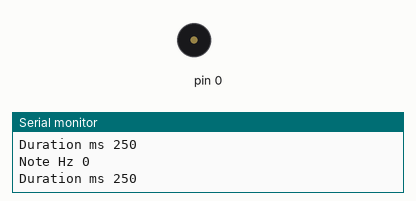
This sketch was run on a simulated Arduino Uno, built for the host (arithmetic inside an expression is 32-bit, double 64-bit). Shown: buzzer (waves = sounding), the last lines printed to the serial monitor.

Above: at 1.4 s.
At 4.67 s:
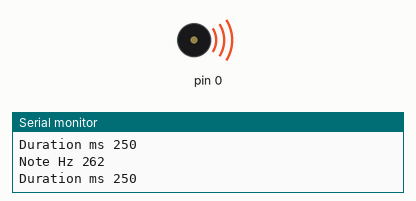
Timing chart, 0 to 5.2 s (numbered marks = the images above):
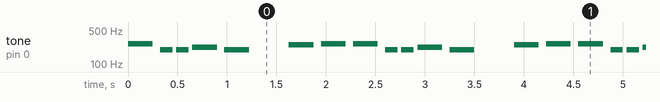

The sketch:

hl_ultra_beeper_check.ino
```cpp
// (licence header left out)
// Подключение файла с нотами
#include "pitches.h"

// Вывод звукового излучателя
const uint8_t BEEPER_PIN = PA0;

// Порядок нот в мелодии
int melody[] = {
  NOTE_C4, NOTE_G3, NOTE_G3, NOTE_A3, NOTE_G3, 0, NOTE_B3, NOTE_C4
};

// Длительность нот. 4 - четвертные, 8 - восьмые, и тд.
int note_durations[] = {
  4, 8, 8, 4, 4, 4, 4, 4
};

void setup() {
  // Настройка скорости отладочного порта
  Serial.begin(115200);
}

void loop() {
  // Проход по всем нотам мелодии
  for (int current_note = 0; current_note < 8; current_note++) {
    // Вычисление продолжительности ноты через длительность
    int note_duration = 1000 / note_durations[current_note];
    // Звучание текущей ноты
    tone(BEEPER_PIN, melody[current_note], note_duration);

    Serial.print("Note Hz "); Serial.println(melody[current_note]);
    Serial.print("Duration ms "); Serial.println(note_duration);
    Serial.println();

    // Пауза для нормально восприятия нот составляет примерно 30% от их продолжительности
    int pause_btw_notes = note_duration * 1.30;
    delay(pause_btw_notes);

    // Прекращение звучания ноты
    noTone(BEEPER_PIN);
  }
}
```

pitches.h
```cpp
#pragma once

// Частоты нот в Герцах
#define NOTE_B0  31
#define NOTE_C1  33
#define NOTE_CS1 35
#define NOTE_D1  37
#define NOTE_DS1 39
#define NOTE_E1  41
#define NOTE_F1  44
#define NOTE_FS1 46
#define NOTE_G1  49
#define NOTE_GS1 52
#define NOTE_A1  55
#define NOTE_AS1 58
#define NOTE_B1  62
#define NOTE_C2  65
#define NOTE_CS2 69
#define NOTE_D2  73
#define NOTE_DS2 78
#define NOTE_E2  82
#define NOTE_F2  87
#define NOTE_FS2 93
#define NOTE_G2  98
#define NOTE_GS2 104
#define NOTE_A2  110
#define NOTE_AS2 117
#define NOTE_B2  123
#define NOTE_C3  131
#define NOTE_CS3 139
#define NOTE_D3  147
#define NOTE_DS3 156
#define NOTE_E3  165
#define NOTE_F3  175
#define NOTE_FS3 185
#define NOTE_G3  196
#define NOTE_GS3 208
#define NOTE_A3  220
#define NOTE_AS3 233
#define NOTE_B3  247
#define NOTE_C4  262
#define NOTE_CS4 277
#define NOTE_D4  294
#define NOTE_DS4 311
#define NOTE_E4  330
#define NOTE_F4  349
#define NOTE_FS4 370
#define NOTE_G4  392
#define NOTE_GS4 415
#define NOTE_A4  440
#define NOTE_AS4 466
#define NOTE_B4  494
#define NOTE_C5  523
#define NOTE_CS5 554
#define NOTE_D5  587
#define NOTE_DS5 622
#define NOTE_E5  659
#define NOTE_F5  698
#define NOTE_FS5 740
#define NOTE_G5  784
#define NOTE_GS5 831
#define NOTE_A5  880
#define NOTE_AS5 932
#define NOTE_B5  988
#define NOTE_C6  1047
#define NOTE_CS6 1109
#define NOTE_D6  1175
#define NOTE_DS6 1245
#define NOTE_E6  1319
#define NOTE_F6  1397
#define NOTE_FS6 1480
#define NOTE_G6  1568
#define NOTE_GS6 1661
#define NOTE_A6  1760
#define NOTE_AS6 1865
#define NOTE_B6  1976
#define NOTE_C7  2093
#define NOTE_CS7 2217
#define NOTE_D7  2349
#define NOTE_DS7 2489
#define NOTE_E7  2637
#define NOTE_F7  2794
#define NOTE_FS7 2960
#define NOTE_G7  3136
#define NOTE_GS7 3322
#define NOTE_A7  3520
#define NOTE_AS7 3729
#define NOTE_B7  3951
#define NOTE_C8  4186
#define NOTE_CS8 4435
#define NOTE_D8  4699
#define NOTE_DS8 4978
```

Measured:
- by itself, tone on pin 0: repeats every 2.3 s: silent 0.08 s, 2 × (196 Hz 0.12 s, silent 0.04 s), 220 Hz 0.25 s, silent 0.08 s, 196 Hz 0.25 s, silent 0.40 s, 247 Hz 0.25 s, 2 × (silent 0.08 s, 262 Hz 0.25 s)
